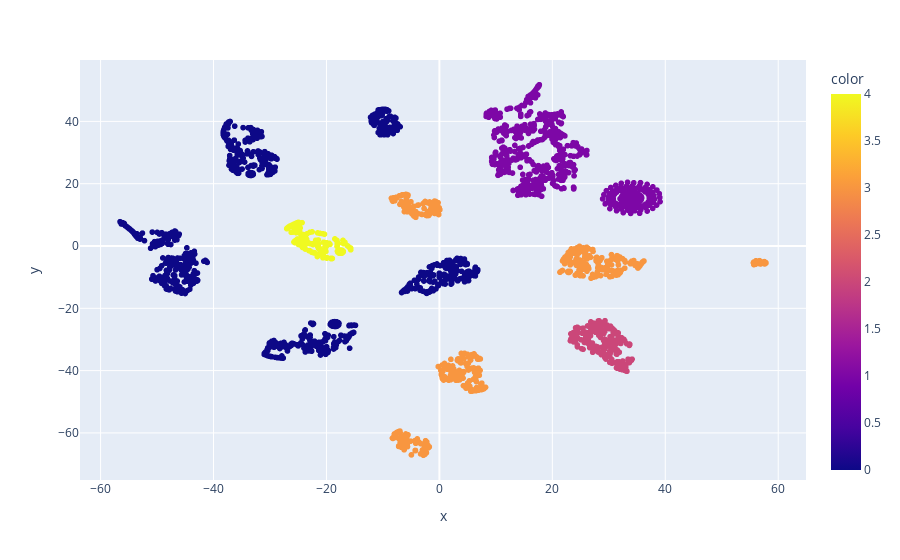

Notebook code for this chart:
### Code cell
import plotly.express as px
px.scatter(x=tsne_v[:,0],y = tsne_v[:,1],color=pred,text=dataset3.index)

### Figure 1 — Plotly figure (JSON) as saved in the notebook; plotly's stock layout.template omitted (floating-point values rounded to 4 significant figures; data arrays with more than 128 entries replaced by an {"elided": "..."} marker saying what was removed)
{"data": [{"hovertemplate": "x=%{x}<br>y=%{y}<br>text=%{text}<br>color=%{marker.color}<extra></extra>", "legendgroup": "", "marker": {"color": {"elided": "2816 int values"}, "coloraxis": "coloraxis", "symbol": "circle"}, "mode": "markers+text", "name": "", "showlegend": false, "text": {"elided": "2816 int values"}, "type": "scattergl", "x": {"elided": "2816 float values"}, "xaxis": "x", "y": {"elided": "2816 float values"}, "yaxis": "y"}], "layout": {"coloraxis": {"colorbar": {"title": {"text": "color"}}, "colorscale": [[0, "#0d0887"], [0.1111, "#46039f"], [0.2222, "#7201a8"], [0.3333, "#9c179e"], [0.4444, "#bd3786"], [0.5556, "#d8576b"], [0.6667, "#ed7953"], [0.7778, "#fb9f3a"], [0.8889, "#fdca26"], [1, "#f0f921"]]}, "legend": {"tracegroupgap": 0}, "margin": {"t": 60}, "xaxis": {"anchor": "y", "domain": [0, 1], "title": {"text": "x"}}, "yaxis": {"anchor": "x", "domain": [0, 1], "title": {"text": "y"}}}}
